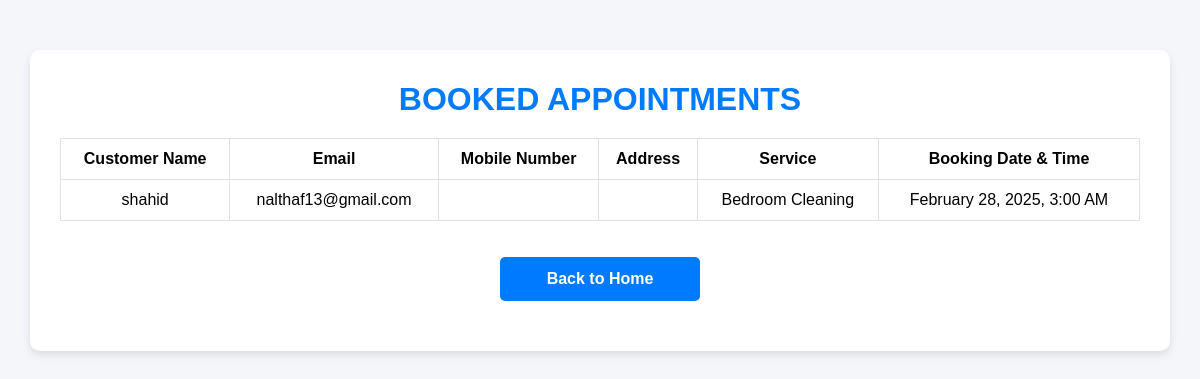
The app's page /view_bookings/ (signed in), older data.
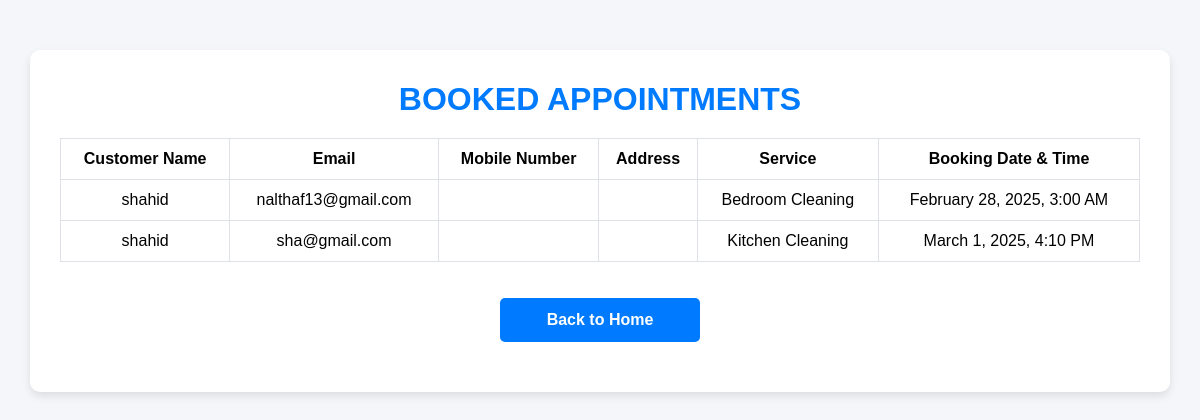
The same page, newer data.
### app/models.py (models this page shows, shortened)
class Appointment(models.Model):
    user = models.ForeignKey(User, on_delete=models.CASCADE, related_name='appointments')
    name = models.CharField(max_length=100)
    email = models.EmailField()
    service = models.CharField(max_length=100)
    date = models.DateTimeField()

### app/views.py (the view)
# urls.py: path('view_bookings/', views.view_bookings, name='view_bookings'),
def view_bookings(request):
    appointments = Appointment.objects.filter(user=request.user)
    return render(request, 'user/view_bookings.html', {'appointments': appointments})

### templates/user/view_bookings.html (shortened to what this page needs)
<!DOCTYPE html>
<html lang="en">
<head>
    <link href="https://cdn.jsdelivr.net/npm/bootstrap@5.3.3/dist/css/bootstrap.min.css" rel="stylesheet">
</head>
<body>
    <div class="container">
        <h2>Booked Appointments</h2>
        <div class="table-responsive">
            <table class="table table-bordered">
                <thead>
                    <tr>
                        <th>Customer Name</th>
                        <th>Email</th>
                        <th>Mobile Number</th>
                        <th>Address</th>
                        <th>Service</th>
                        <th>Booking Date & Time</th>
                    </tr>
                </thead>
                <tbody>
                    {% for appointment in appointments %}
                        <tr>
                            <td>{{ appointment.name }}</td>
                            <td>{{ appointment.email }}</td>
                            <td>{{ appointment.mobile }}</td>
                            <td>{{ appointment.address }}</td>
                            <td>{{ appointment.service }}</td>
                            <td>{{ appointment.date|date:"F j, Y, g:i A" }}</td>
                        </tr>
                    {% empty %}
                        <tr>
                            <td colspan="6">No appointments found.</td>
                        </tr>
                    {% endfor %}
                </tbody>
            </table>
        </div>
        <a href="/" class="btn-back">Back to Home</a>
    </div>
</body>
</html>

Row changes from the older to the newer data that the page shows:
added Appointment: name "shahid", email "sha@gmail.com", service "Kitchen Cleaning", date "March 1, 2025, 4:10 PM"
